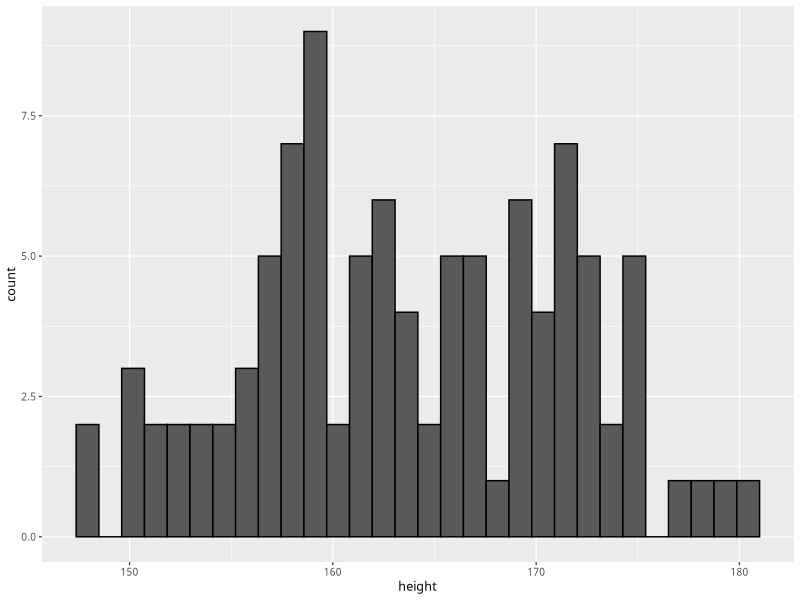
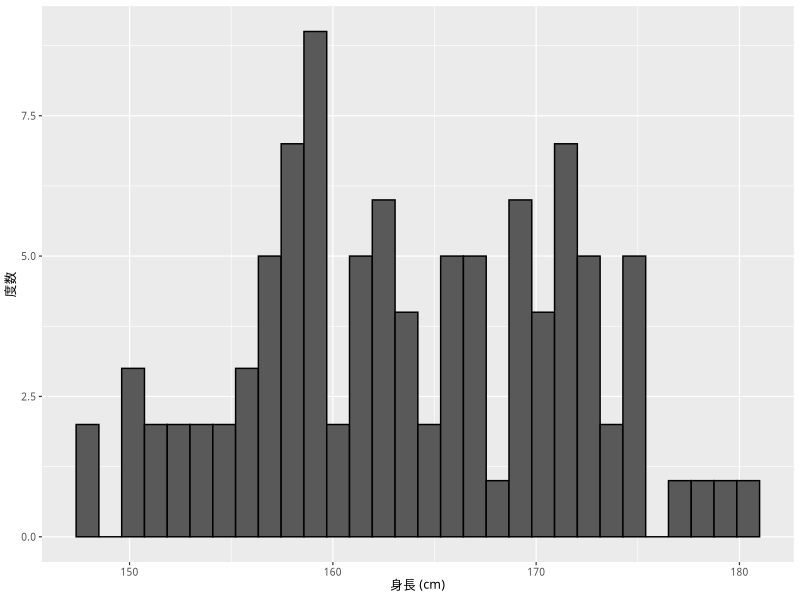
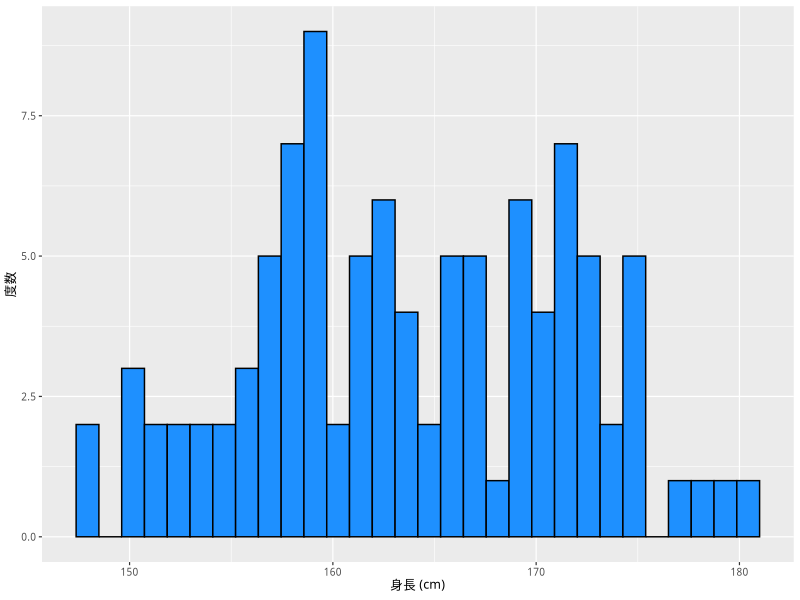
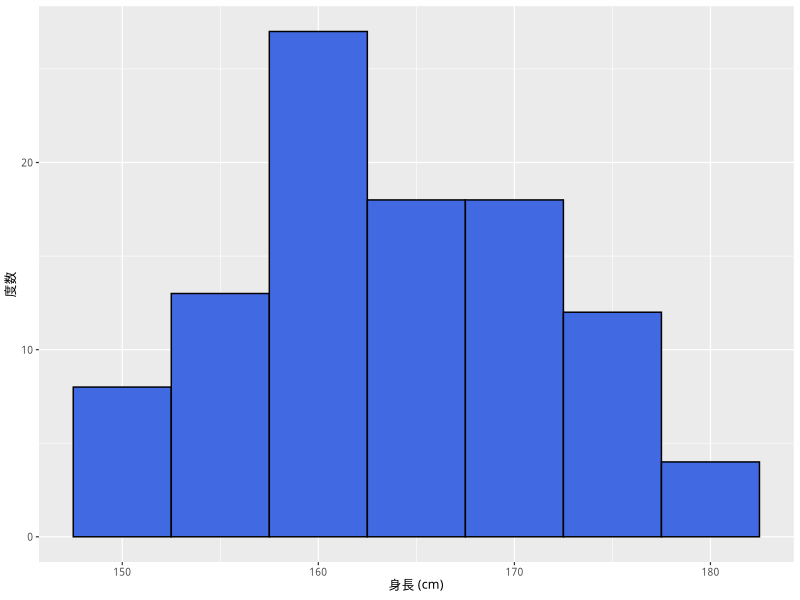
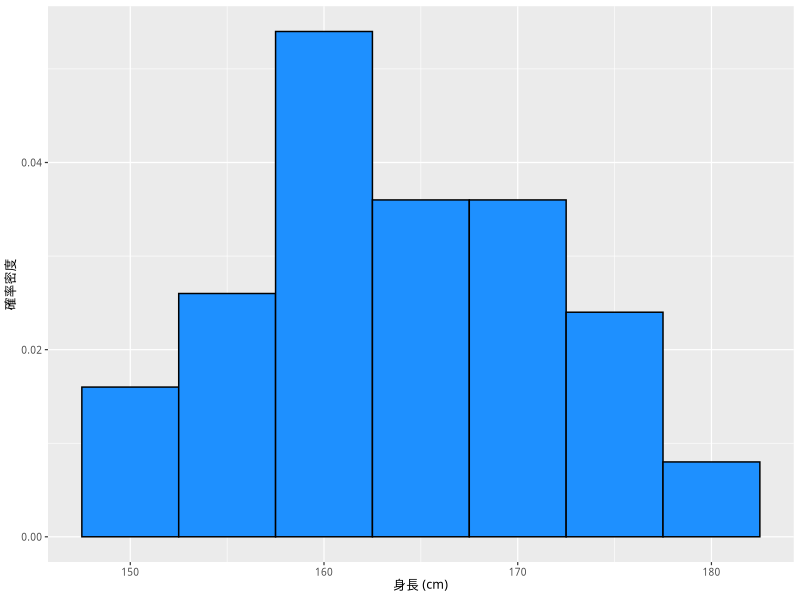
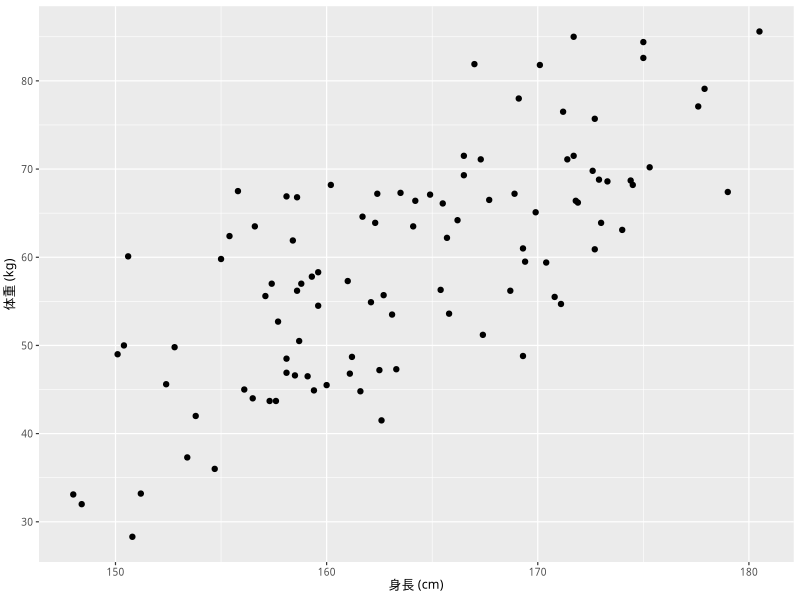
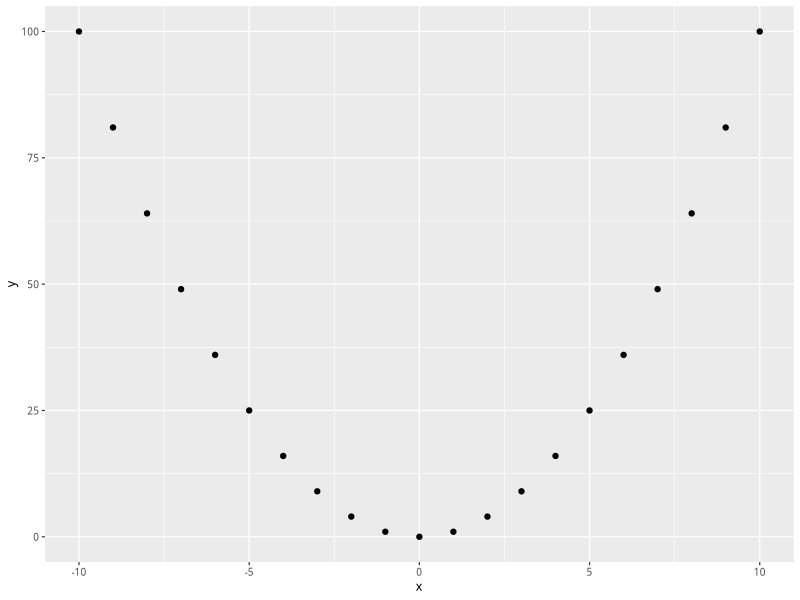

Recreate these plots in R, in order.
## ---- chunk 1
#| message: false
library(tidyverse)
## ---- chunk 2
#| message: false
theme_set(theme_gray(base_size = 9,
                     base_family = "HiraginoSans-W3"))
## ---- chunk 3
#| message: false
myd <- read_csv("data/fake_data_01.csv")
## ---- chunk 4
head(myd)          # 行数を指定しないと6行分
tail(myd, n = 8)   # 最後の8行分
## ---- chunk 5
names(myd)
## ---- chunk 6
dim(myd)
## ---- chunk 7
glimpse(myd)
## ---- chunk 8
summary(myd)
## ---- chunk 9
mean(myd$height)
## ---- chunk 10
median(myd$height)
## ---- chunk 11
var(myd$height)
## ---- chunk 12
sd(myd$height)
## ---- chunk 13
sqrt(var(myd$height))
## ---- chunk 14
max(myd$height) - min(myd$height)
## ---- chunk 15
range(myd$height)
## ---- chunk 16
IQR(myd$height)
## ---- chunk 17
(q1 <- quantile(myd$height, prob = 0.25))
## ---- chunk 18
(q3 <- quantile(myd$height, prob = 0.75))
## ---- chunk 19
q3 - q1
## ---- chunk 20
quantile(myd$height, prob = c(0.22, 0.77, 0.87))
## ---- chunk 21
quantile(myd$height, prob = c(0, 0.25, 0.5, 0.75, 1))
## ---- chunk 22
fivenum(myd$height)
## ---- chunk 23
#| message: false
hist_h <- ggplot(myd, aes(x = height)) +
  geom_histogram(color = "black")
plot(hist_h)
## ---- chunk 24
#| message: false
hist_h2 <- hist_h + 
    labs(x = "身長 (cm)", 
         y = "度数")
plot(hist_h2)
## ---- chunk 25
#| message: false
hist_h3 <- ggplot(myd, aes(x = height)) +
  geom_histogram(color = "black", 
                 fill = "dodgerblue") +
  labs(x = "身長 (cm)", 
       y = "度数")
plot(hist_h3)
## ---- chunk 26
hist_h4 <- ggplot(myd, aes(x = height)) +
  geom_histogram(color = "black", 
                 fill = "royalblue", 
                 binwidth = 5) +
  labs(x = "身長 (cm)", 
       y = "度数")
plot(hist_h4)
## ---- chunk 27
hist_h5 <- ggplot(myd, aes(x = height, y = after_stat(density))) +
  geom_histogram(color = "black", 
                 fill = "dodgerblue", 
                 binwidth = 5) +
  labs(x = "身長 (cm)", 
       y = "確率密度")
print(hist_h5)
## ---- chunk 28
scat <- ggplot(myd, aes(x = height, y = weight)) +
  geom_point() +
  labs(x = "身長 (cm)", y = "体重 (kg)")
plot(scat)
## ---- chunk 29
cor(myd$height, myd$weight)
## ---- chunk 30
x <- -10:10
y <- x ^ 2
cor(x, y)
## ---- chunk 31
newd <- tibble(x = x, y = y)
scat2 <- ggplot(newd, aes(x = x, y = y)) +
  geom_point()
plot(scat2)
